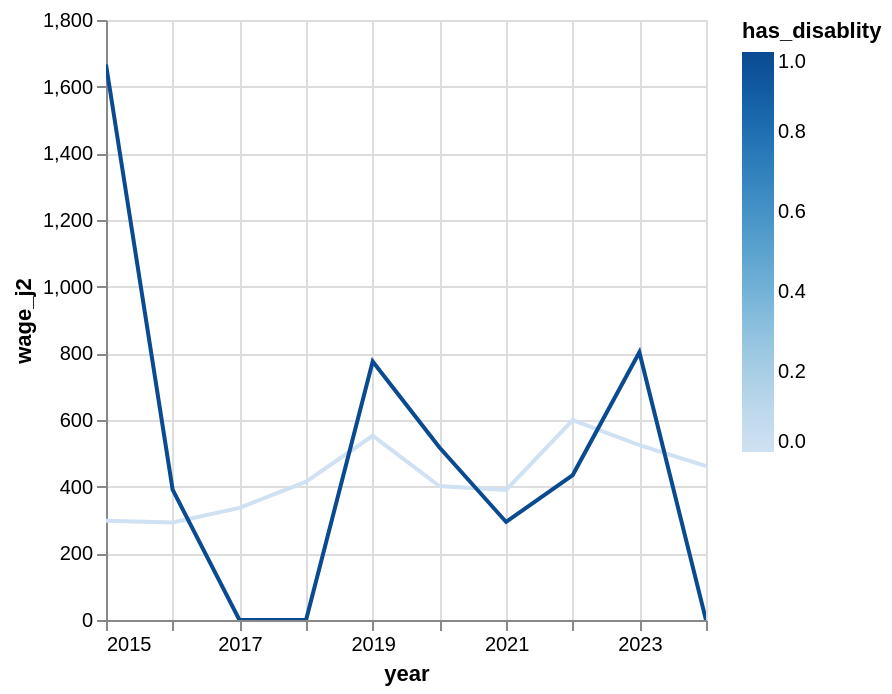

Write notebook code for a chart like this one.
### Code cell
visualize('wage_j2')

### Figure 1 — Vega-Lite specification as saved in the notebook (floating-point values rounded to 4 significant figures)
{"config": {"view": {"continuousWidth": 300, "continuousHeight": 300}}, "data": {"name": "data-48e395165fa2952739466cb05712473a"}, "mark": {"type": "line", "tooltip": true}, "encoding": {"color": {"field": "has_disablity", "type": "quantitative"}, "x": {"field": "year", "type": "temporal"}, "y": {"field": "wage_j2", "type": "quantitative"}}, "params": [{"name": "param_1e9efca18e7a2868", "select": {"type": "interval", "encodings": ["x", "y"]}, "bind": "scales"}], "$schema": "https://vega.github.io/schema/vega-lite/v6.1.0.json", "datasets": {"data-48e395165fa2952739466cb05712473a": [{"year": "2022-01-01T00:00:00", "has_disablity": 0, "wage_j2": 599.4}, {"year": "2016-01-01T00:00:00", "has_disablity": 1, "wage_j2": 391.3}, {"year": "2021-01-01T00:00:00", "has_disablity": 1, "wage_j2": 294.1}, {"year": "2024-01-01T00:00:00", "has_disablity": 1, "wage_j2": 0.0}, {"year": "2018-01-01T00:00:00", "has_disablity": 1, "wage_j2": 0.0}, {"year": "2015-01-01T00:00:00", "has_disablity": 0, "wage_j2": 297.4}, {"year": "2019-01-01T00:00:00", "has_disablity": 1, "wage_j2": 775.5}, {"year": "2017-01-01T00:00:00", "has_disablity": 0, "wage_j2": 336.3}, {"year": "2024-01-01T00:00:00", "has_disablity": 0, "wage_j2": 462.0}, {"year": "2017-01-01T00:00:00", "has_disablity": 1, "wage_j2": 0.0}, {"year": "2016-01-01T00:00:00", "has_disablity": 0, "wage_j2": 292.5}, {"year": "2023-01-01T00:00:00", "has_disablity": 1, "wage_j2": 803.0}, {"year": "2018-01-01T00:00:00", "has_disablity": 0, "wage_j2": 415.0}, {"year": "2019-01-01T00:00:00", "has_disablity": 0, "wage_j2": 552.8}, {"year": "2021-01-01T00:00:00", "has_disablity": 0, "wage_j2": 390.1}, {"year": "2020-01-01T00:00:00", "has_disablity": 1, "wage_j2": 518.2}, {"year": "2022-01-01T00:00:00", "has_disablity": 1, "wage_j2": 434.8}, {"year": "2023-01-01T00:00:00", "has_disablity": 0, "wage_j2": 524.7}, {"year": "2015-01-01T00:00:00", "has_disablity": 1, "wage_j2": 1667.0}, {"year": "2020-01-01T00:00:00", "has_disablity": 0, "wage_j2": 401.9}]}}
